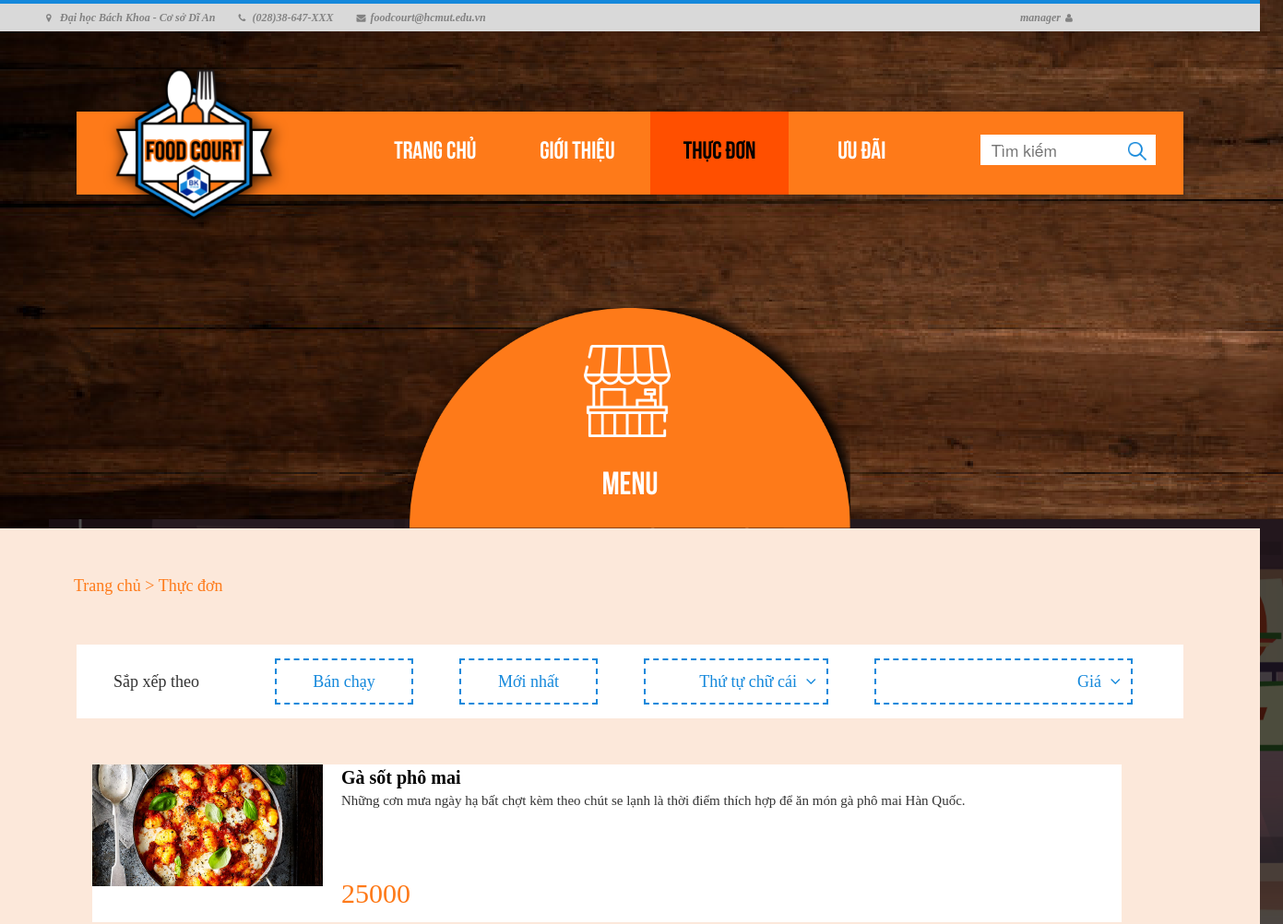
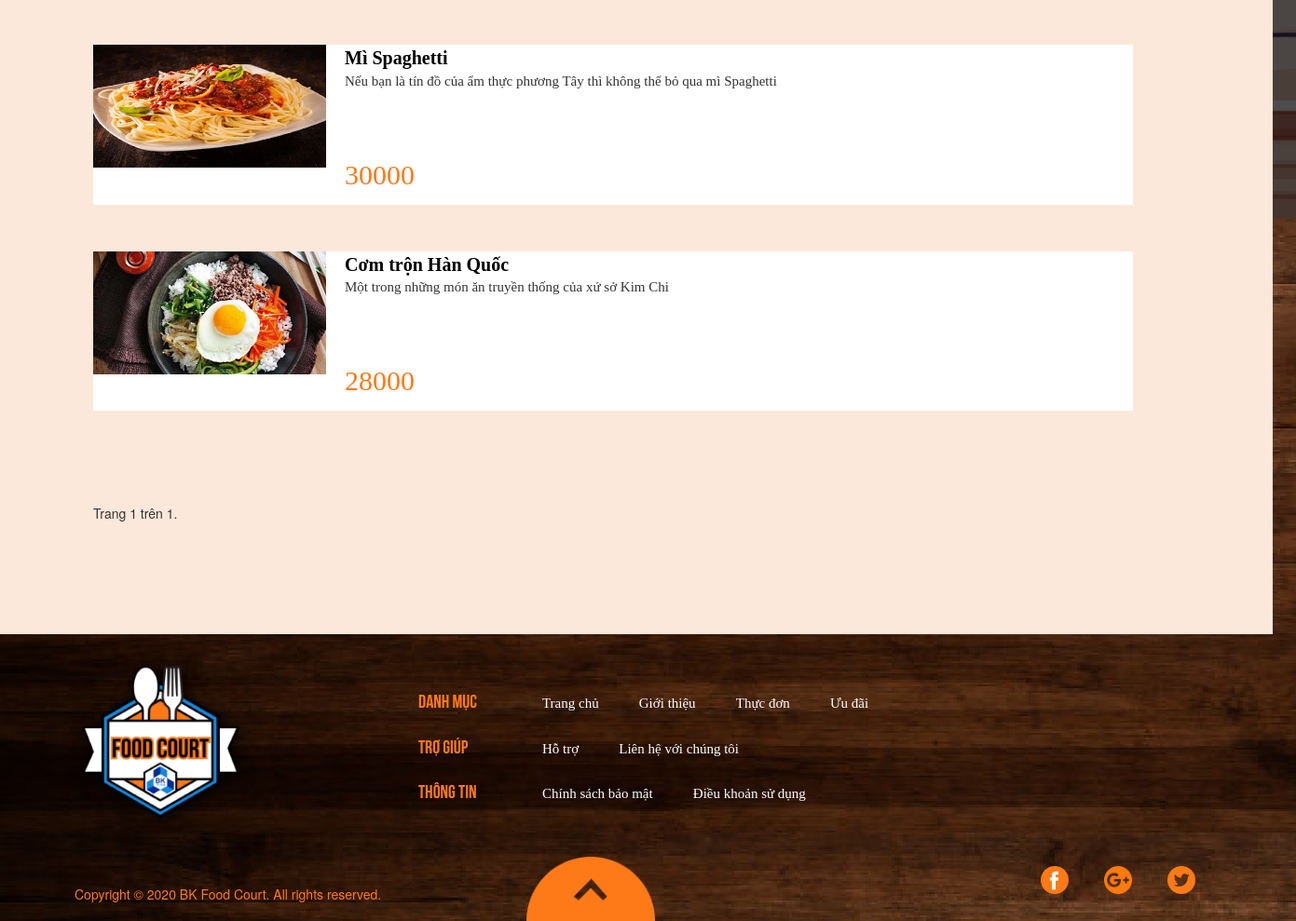
Screenshot of /search/ (signed in) with the database file from the repository (2 pictures, top to bottom).
### webapp/models.py (models this page shows, shortened)
class Item(models.Model):
    name = models.CharField(max_length=500)
    image = models.ImageField(default='default.png', upload_to='profile_pics')
    description = models.TextField(blank=True, max_length=300)
    price = models.DecimalField(max_digits=8, decimal_places=0)
    available = models.BooleanField(default=True)
    belongs_to_stall = models.ForeignKey(Menu, on_delete=models.CASCADE)

### webapp/views.py (the view)
# urls.py: path('search/', web_views.search, name='search'),
def search(request):
    query_list = Item.objects.all()
    query = request.GET.get('query')
    if query:
        query_list = query_list.filter(name__icontains=query)
    if len(query_list) == 0 or query == "":
        none = 'True'
    else:
        none = 'False'
    paginator = Paginator(query_list, 10)
    page_number = request.GET.get('page')
    page_obj = paginator.get_page(page_number)
    context = {
        'none' : none,
        'page_obj': page_obj
    }
    return render(request, 'webapp/search.html', context)

### webapp/models.py (called while the page is built)
    def get_absolute_url(self):
        return reverse("stall-menu",kwargs={"id":self.id})

### webapp/templates/webapp/search.html (shortened to what this page needs)
{% load static %}
<!DOCTYPE html>
<html>
    <head>
        <link rel="stylesheet" type="text/css" href="{% static 'webapp/styles/menustall.css' %}">
        <link rel="stylesheet" href="{% static 'webapp/styles/bootstrap.min.css' %}">
        <link rel="stylesheet" href="{% static 'webapp/styles/font-awesome.min.css' %}">
        <link rel="stylesheet" href="https://unpkg.com/purecss@2.0.3/build/pure-min.css">
        <link rel="stylesheet" href="https://maxcdn.bootstrapcdn.com/bootstrap/3.4.1/css/bootstrap.min.css">
    </head>
    <body>
	 <div class="contact-imfo-box">
		<div class="container">
			<p class="lead">
				<i class="fa fa-map-marker"></i>Đại học Bách Khoa - Cơ sở Dĩ An
			</p>
			<p class="lead">
				<i class="fa fa-phone"></i>(028)38-647-XXX
			</p>
			<p class="lead">
				<i class="fa fa-envelope"></i>foodcourt@hcmut.edu.vn
			</p>
			{% if user.is_authenticated %}
			<div class="row account">
				<a id="acc" href="#">
					<p class="lead" onclick="showAccOptions()">{{ user.username }}</p>
				</a>
				<i class="fa fa-user"></i>
			</div>
			{% else %}
            <div class="row account">
				<a href="{% url 'login-page' %}">
					<p>ĐĂNG KÝ/ĐĂNG NHẬP</p>
				</a>
			</div>
			{% endif %}
        </div>
    </div>
        <header>
                <ul>
                    <li><a href="{% url 'home-page' %}">Trang chủ</a></li>
                    <li><a href="{% url 'about' %}">Giới thiệu</a></li>
                    <li><a href="{% url 'main-menu' %}" class="active">Thực đơn</a></li>
                    <li><a href="{% url 'preference' %}">Ưu đãi</a></li>
                </ul>
                <div class="search">
                    <form method="GET" action="">
                        <input type="text" name="query" placeholder="  Tìm kiếm">
                        <button submit><img src="{% static 'webapp/images/search.png' %}"/></button>
                    </form>
                </div>
                <div class="logo_area">
                    <a href="{% url 'home-page' %}"><img src="{% static 'webapp/images/logo.png' %}" alt=""/></a>
                </div>
        </header>
        <div style="position: relative;">
            <div class="stall_icon">
                <img src="{% static 'webapp/images/stall-icon.png' %}" width="100px"/>
            </div>
            <div class="stall_name">
                <a href="{{ stall.get_absolute_url }}">MENU</a>
            </div>
        </div>
        <section class="back_area">
            <div class="text_heading">
                <a href="#">Trang chủ</a><a href="{% url 'main-menu' %}"> > Thực đơn</a>
            </div>
            <div class="filter">
                <p id="sortby">Sắp xếp theo</p>
                <div class="row">
                    <button style="margin-left: 230px">Bán chạy</button>
                    <button>Mới nhất</button>
                    <button style="width: 200px; text-align: right">Thứ tự chữ cái
                        <i class="fa fa-angle-down"></i>
                    </button>
                    <button style="width: 280px; text-align: right;">Giá
                        <i class="fa fa-angle-down"></i>
                    </button>
                </div>
            </div>
            {% if none == 'True' %}
            <div style="text-align: center; margin: 80px">
                <h4> Không tìm thấy món ăn nào. Xin bạn vui lòng tìm kiếm với từ khóa khác </h4>
            </div>
            {% else %}
            {% for item in page_obj %}
            <div class="items">
                <div class="food-image"><img src="{{ item.image.url }}" style="width: 250px;height: 132px; text-align: center;"></div>
                <div class="infomation">
                    <a href="#" class="food-name">{{ item.name }}</a>
                    <div class="description">{{ item.description }}</div>
                    <div class="row">
                        <div class="food-price">{{ item.price }} </div>
                    </div>
                </div>
            </div>
            {% endfor %}
            {% endif %}
            <div class="pagination" style="margin: 50px;">
                <span class="step-links">
                    <div class="current">
                        Trang {{ page_obj.number }} trên {{ page_obj.paginator.num_pages }}.
                    </div>
                    <br>
                </span>
            </div>
        </section>
	<div class="footer-above">
		<div class="row">
			<div class="footer-logo">
				<a href="{% url 'home-page' %}"><img src="{% static 'webapp/images/logo.png' %}" alt=""></a>
			</div>
			<div class="row footer-side">
				<div class="catalogue-title">
					<ul>
						<li>DANH MỤC</li>
						<li>TRỢ GIÚP</li>
						<li>THÔNG TIN</li>
					</ul>
				</div>
				<div>
					<ul>
						<li class="catalogue">
							<ul>
								<li><a href="{% url 'home-page' %}">Trang chủ</a></li>
								<li><a href="{% url 'about' %}">Giới thiệu</a></li>
								<li><a href="{% url 'main-menu' %}">Thực đơn</a></li>
								<li><a href="{% url 'preference' %}">Ưu đãi</a></li>
							</ul>
						</li>
						<li class="catalogue">
							<ul>
								<li><a href="#">Hỗ trợ</a></li>
								<li><a href="#">Liên hệ với chúng tôi</a></li>
							</ul>
						</li>
						<li class="catalogue">
							<ul>
								<li><a href="#">Chính sách bảo mật</a></li>
								<li><a href="#">Điều khoản sử dụng</a></li>
							</ul>
						</li>
					</ul>
				</div>
			</div>
		</div>
	</div>
	<div class="footer-bottom">
		<div class="row">
			<div class="col-xl-4 copyright">
				Copyright © 2020 BK Food Court. All rights reserved.
			</div>
			<div class="col-xl-5">
				<div class="up-button">
					<a href="#"><img id="up-button-image" src="{% static 'webapp/images/Subtraction 3.png' %}"></a>
				</div>
			</div>
			<div class="col-xl-3">
				<ul class="list-inline f-social">
					<li class="list-inline-item"><a href="#"><img src="{% static 'webapp/images/facebook (2).png' %}"></a></li>
					<li class="list-inline-item"><a href="#"><img src="{% static 'webapp/images/google-plus.png' %}"></a></li>
					<li class="list-inline-item"><a href="#"><img src="{% static 'webapp/images/twitter.png' %}"></a></li>
				</ul>
			</div>
		</div>
    </div>
    </body>
</html>

### webapp/static/webapp/styles/menustall.css (style rules this page uses)
.contact-imfo-box .container { display: flex; padding: 10px; margin-left: 15px; position: relative; }
.account { position: absolute; right: 0px; }
.contact-imfo-box { background: #D9D9D9; }
.contact-imfo-box i { display: block; float: left; width: 10px; height: 10px; line-height: 10px; text-align: left; color: #828282; font-size: 10px; -webkit-border-radius: 50%; -moz-border-radius: 50%; -ms-border-radius: 50%; border-radius: 50%; margin-right: 5px; margin-left: 5px; }
.contact-imfo-box p { margin: 0px 0px 0px 20px; color: #828282; text-align: left; line-height: 10px; font-weight: 600; font-size: 12px; font-family: "SegoeUI_Regular"; font-style: italic; }
.lead { font-size: 18px; line-height: 30px; color: #767676; margin: 0px; padding: 0; }
.acc-options ul li a { color: #000; }
.logo_area { position: absolute; width: 219px; height: 219px; left: 20px; top: -70px; }
html { width: 1366px; }
body { margin: 0; padding: 0; font-family: 'SegoeUI_Regular'; background: url('../images/background.png'); }
.stall_icon { position: absolute; top: 50px; left: 630px; }
.stall_name { position: relative; text-align: center; font-family: 'Bebas_Bold'; top: -60px; font-size: 35px; }
.stall_name a { text-decoration: none; color: #fff; display: block; }
header { position: relative; max-width: 1200px; margin: 0 auto; top: 87px; background: #FE7A19; box-shadow: 0 2px 5px rgba(0, 0, 0, .2); }
header ul { font-family: 'Bebas_Bold'; font-size: 20pt; list-style-type: none; text-align: center; }
header ul li { color: #fff; display: inline-table; width: 150px; height: 90px; line-height: 90px; }
header ul li a { color: #fff; text-decoration: none; display: block; }
header .active, header ul li a:hover { background: #ff4f00; color: #000; text-decoration: none; }
header .search { position: relative; float: right; top: -90px; }
header input[type=text] { border: none; font-size: 13pt; position: absolute; right: 70px; top: 15px; width: 150px; height: 33px; }
header .search button { float: right; border: none; background: #fff; right: 0px; top: 15px; position: absolute; margin-right: 30px; cursor: pointer; width: 40px; height: 33px; }
.back_area { top: 160px; position: relative; padding: 50px 50px; margin-top: -200px; margin-bottom: 160px; background: #FCE8DA; }
.text_heading { margin-left: 30px; font-size: 18px; font-family: 'SegoeUI_Semibold'; color: #FE7A19; }
.text_heading a { color: #FE7A19; text-decoration: none; }
.filter { position: relative; max-width: 1200px; height: 80px; margin: 0 auto; background: #fff; line-height: 80px; }
#sortby { margin-top: 50px; padding-left: 40px; font-size: 18px; font-family: 'SegoeUI_Semibold'; }
.filter button { border: 1.5pt dashed; border-color: #1488DB; margin-top: -75px; margin-left: 50px; background: #fff; text-align: center; width: 150px; height: 50px; line-height: 40px; cursor: pointer; font-size: 18px; color: #1488DB; font-family: 'SegoeUI_Regular'; }
.filter .fa { margin-left: 5px; margin-right: 5px; }
.items { margin: 50px 100px 50px 50px; display: flex; background-color: #FFFFFF; }
.food-image { text-align: center; }
.infomation { width: 100%; }
.description { height: 100px; font-size: 15px; padding-left: 20px; padding-right: 20px; font-family: 'SegoeUI_Semibold'; }
.food-name { font-size: 20px; font-weight: 800; padding-left: 20px; padding-right: 20px; color: #000; font-family: 'SegoeUI_Bold'; }
.food-price { margin-top: -10px; padding-bottom: 10px; padding-left: 35px; color: #FE7A19; font-size: 30px; font-family: 'SegoeUI_Bold'; }
.infomation .row, .up-button { position: relative; }
.pagination { display: inline-block; }
.footer-logo { padding: 10px 80px; }
.list-inline-item a img { width: 30px; left: 0%; bottom: 0%; margin-left: 20px; }
.row div ul, .catalogue-title ul li { list-style-type: none; padding: 10px 50px; font-family: "Bebas_Bold"; font-size: 20px; color: #FE7A19; }
.catalogue li { display: inline; padding: 20px; font-family: "SegoeUI_Regular"; font-size: 15px; color: #FFFFFF; }
.catalogue { margin-left: -150px; }
.catalogue li a { color: #FFFFFF; }
.footer-side { margin-top: 40px; }
.copyright { color: #FE7A19; position: relative; left: 80px; bottom: 0%; padding-top: 30px; }
#up-button-image { display: block; position: absolute; left: 100px; width: 25%; }

### rows the page displays
Item: image (picture), name "Gà sốt phô mai", description "Những cơn mưa ngày hạ bất chợt kèm theo chút se lạnh là thời điểm thích hợp để ăn món gà phô mai Hàn Quốc.", price "25000"
Item: image (picture), name "Mì Spaghetti", description "Nếu bạn là tín đồ của ẩm thực phương Tây thì không thể bỏ qua mì Spaghetti", price "30000"
Item: image (picture), name "Cơm trộn Hàn Quốc", description "Một trong những món ăn truyền thống của xứ sở Kim Chi", price "28000"

### other values shown
{{ user.username }} "manager"
{{ page_obj.number }} "1"
{{ page_obj.paginator.num_pages }} "1"
